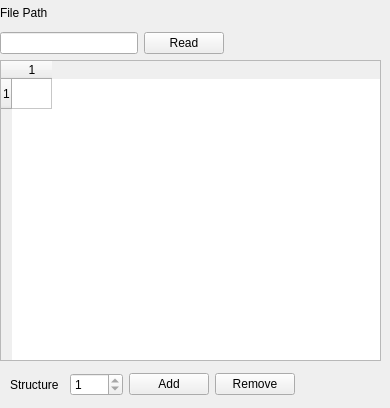
          <widget class="QWidget" name="page">
           <widget class="QTableWidget" name="Food_Web_Multi_Input">
            <property name="geometry">
             <rect>
              <x>0</x>
              <y>60</y>
              <width>381</width>
              <height>301</height>
             </rect>
            </property>
            <property name="rowCount">
             <number>1</number>
            </property>
            <property name="columnCount">
             <number>1</number>
            </property>
            <attribute name="horizontalHeaderDefaultSectionSize">
             <number>40</number>
            </attribute>
            <row/>
            <column/>
           </widget>
           <widget class="QWidget" name="layoutWidget_26">
            <property name="geometry">
             <rect>
              <x>0</x>
              <y>0</y>
              <width>224</width>
              <height>54</height>
             </rect>
            </property>
            <layout class="QVBoxLayout" name="verticalLayout_30">
             <item>
              <widget class="QLabel" name="label_73">
               <property name="text">
                <string>File Path</string>
               </property>
               <property name="alignment">
                <set>Qt::AlignLeading|Qt::AlignLeft|Qt::AlignVCenter</set>
               </property>
              </widget>
             </item>
             <item>
              <layout class="QHBoxLayout" name="horizontalLayout_24">
               <item>
                <widget class="QLineEdit" name="Food_Web_Read_Input">
                 <property name="readOnly">
                  <bool>true</bool>
                 </property>
                </widget>
               </item>
               <item>
                <widget class="QPushButton" name="Food_Web_Read_Input_Prompt">
                 <property name="text">
                  <string>Read</string>
                 </property>
                </widget>
               </item>
              </layout>
             </item>
            </layout>
           </widget>
           <widget class="QWidget" name="layoutWidget_25">
            <property name="geometry">
             <rect>
              <x>10</x>
              <y>370</y>
              <width>285</width>
              <height>29</height>
             </rect>
            </property>
            <layout class="QHBoxLayout" name="horizontalLayout_23">
             <item>
              <widget class="QLabel" name="label_72">
               <property name="text">
                <string>Structure</string>
               </property>
              </widget>
             </item>
             <item>
              <widget class="QSpinBox" name="Multi_Food_Web_Spin">
               <property name="enabled">
                <bool>true</bool>
               </property>
               <property name="minimum">
                <number>1</number>
               </property>
               <property name="maximum">
                <number>1</number>
               </property>
              </widget>
             </item>
             <item>
              <widget class="QPushButton" name="Food_Web_Add">
               <property name="text">
                <string>Add</string>
               </property>
              </widget>
             </item>
             <item>
              <widget class="QPushButton" name="Food_Web_Remove">
               <property name="text">
                <string>Remove</string>
               </property>
              </widget>
             </item>
            </layout>
           </widget>
          </widget>
